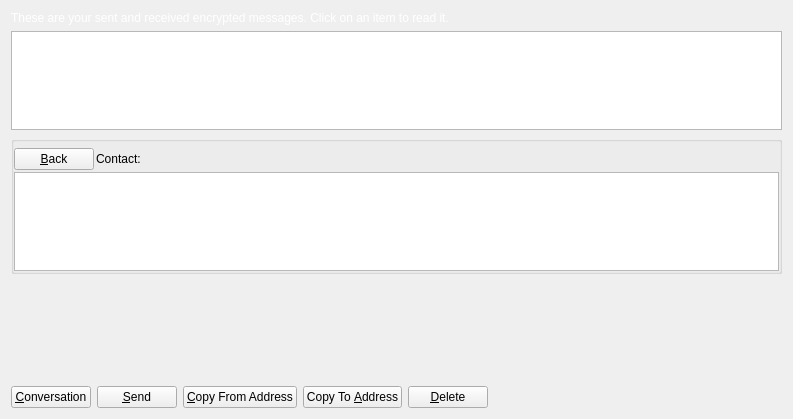
<?xml version="1.0" encoding="UTF-8"?>
<ui version="4.0">
 <class>MessagePage</class>
 <widget class="QWidget" name="MessagePage">
  <property name="geometry">
   <rect>
    <x>0</x>
    <y>0</y>
    <width>793</width>
    <height>419</height>
   </rect>
  </property>
  <property name="windowTitle">
   <string>Address Book</string>
  </property>
  <layout class="QVBoxLayout" name="verticalLayout_2">
   <item>
    <widget class="QLabel" name="labelExplanation">
     <property name="text">
      <string>These are your sent and received encrypted messages. Click on an item to read it.</string>
     </property>
     <property name="styleSheet">
             <string notr="true">color:white;</string>
            </property>
     <property name="textFormat">
      <enum>Qt::PlainText</enum>
     </property>
     <property name="wordWrap">
      <bool>true</bool>
     </property>
    </widget>
   </item>
   <item>
    <widget class="QTableView" name="tableView">
     <property name="contextMenuPolicy">
      <enum>Qt::CustomContextMenu</enum>
     </property>
     <property name="toolTip">
      <string>Click on a message to view it</string>
     </property>
     <property name="tabKeyNavigation">
      <bool>false</bool>
     </property>
     <property name="alternatingRowColors">
      <bool>true</bool>
     </property>
     <property name="selectionMode">
      <enum>QAbstractItemView::SingleSelection</enum>
     </property>
     <property name="selectionBehavior">
      <enum>QAbstractItemView::SelectRows</enum>
     </property>
     <property name="sortingEnabled">
      <bool>true</bool>
     </property>
     <attribute name="verticalHeaderVisible">
      <bool>false</bool>
     </attribute>
    </widget>
   </item>
   <item>
    <layout class="QVBoxLayout" name="verticalLayout">
     <item>
      <widget class="QGroupBox" name="messageDetails">
       <property name="title">
        <string/>
       </property>
       <layout class="QVBoxLayout" name="verticalLayout_4">
        <property name="spacing">
         <number>2</number>
        </property>
        <property name="leftMargin">
         <number>0</number>
        </property>
        <property name="topMargin">
         <number>6</number>
        </property>
        <property name="rightMargin">
         <number>0</number>
        </property>
        <property name="bottomMargin">
         <number>0</number>
        </property>
        <item>
         <layout class="QHBoxLayout" name="horizontalLayout_3">
          <item>
           <widget class="QPushButton" name="backButton">
            <property name="text">
             <string>&amp;Back</string>
            </property>
            <property name="icon">
             <iconset resource="../bitcoin.qrc">
              <normaloff>:/icons/quit</normaloff>:/icons/quit</iconset>
            </property>
           </widget>
          </item>
          <item>
           <widget class="QLabel" name="labelContact">
            <property name="text">
             <string>Contact:</string>
            </property>
           </widget>
          </item>
          <item>
           <widget class="QLabel" name="contactLabel">
            <property name="text">
             <string/>
            </property>
           </widget>
          </item>
          <item>
           <spacer name="horizontalSpacer_3">
            <property name="orientation">
             <enum>Qt::Horizontal</enum>
            </property>
            <property name="sizeHint" stdset="0">
             <size>
              <width>40</width>
              <height>20</height>
             </size>
            </property>
           </spacer>
          </item>
         </layout>
        </item>
        <item>
         <widget class="QListView" name="listConversation">
          <property name="styleSheet">
           <string notr="true">#listConversation { color: #000000; }</string>
          </property>
         </widget>
        </item>
        <item>
         <layout class="QVBoxLayout" name="verticalLayout_3"/>
        </item>
       </layout>
      </widget>
     </item>
     <item>
      <widget class="MRichTextEdit" name="messageEdit" native="true">
       <property name="minimumSize">
        <size>
         <width>0</width>
         <height>100</height>
        </size>
       </property>
      </widget>
     </item>
     <item>
      <layout class="QHBoxLayout" name="horizontalLayout">
       <item>
        <widget class="QPushButton" name="newButton">
         <property name="text">
          <string>&amp;Conversation</string>
         </property>
         <property name="icon">
          <iconset resource="../bitcoin.qrc">
           <normaloff>:/icons/add</normaloff>:/icons/add</iconset>
         </property>
        </widget>
       </item>
       <item>
        <widget class="QPushButton" name="sendButton">
         <property name="toolTip">
          <string>Sign a message to prove you own a SUBX address</string>
         </property>
         <property name="text">
          <string>&amp;Send</string>
         </property>
         <property name="icon">
          <iconset resource="../bitcoin.qrc">
           <normaloff>:/icons/send</normaloff>:/icons/send</iconset>
         </property>
        </widget>
       </item>
       <item>
        <widget class="QPushButton" name="copyFromAddressButton">
         <property name="toolTip">
          <string>Copy the currently selected address to the system clipboard</string>
         </property>
         <property name="text">
          <string>&amp;Copy From Address</string>
         </property>
         <property name="icon">
          <iconset resource="../bitcoin.qrc">
           <normaloff>:/icons/editcopy</normaloff>:/icons/editcopy</iconset>
         </property>
        </widget>
       </item>
       <item>
        <widget class="QPushButton" name="copyToAddressButton">
         <property name="toolTip">
          <string>Copy the currently selected address to the system clipboard</string>
         </property>
         <property name="text">
          <string>Copy To &amp;Address</string>
         </property>
         <property name="icon">
          <iconset resource="../bitcoin.qrc">
           <normaloff>:/icons/editcopy</normaloff>:/icons/editcopy</iconset>
         </property>
        </widget>
       </item>
       <item>
        <widget class="QPushButton" name="deleteButton">
         <property name="toolTip">
          <string>Delete the currently selected address from the list</string>
         </property>
         <property name="text">
          <string>&amp;Delete</string>
         </property>
         <property name="icon">
          <iconset resource="../bitcoin.qrc">
           <normaloff>:/icons/remove</normaloff>:/icons/remove</iconset>
         </property>
        </widget>
       </item>
       <item>
        <spacer name="horizontalSpacer">
         <property name="orientation">
          <enum>Qt::Horizontal</enum>
         </property>
         <property name="sizeHint" stdset="0">
          <size>
           <width>40</width>
           <height>20</height>
          </size>
         </property>
        </spacer>
       </item>
      </layout>
     </item>
    </layout>
   </item>
  </layout>
 </widget>
 <customwidgets>
  <customwidget>
   <class>MRichTextEdit</class>
   <extends>QWidget</extends>
   <header>mrichtextedit.h</header>
   <container>1</container>
  </customwidget>
 </customwidgets>
 <resources>
  <include location="../bitcoin.qrc"/>
 </resources>
 <connections/>
</ui>
